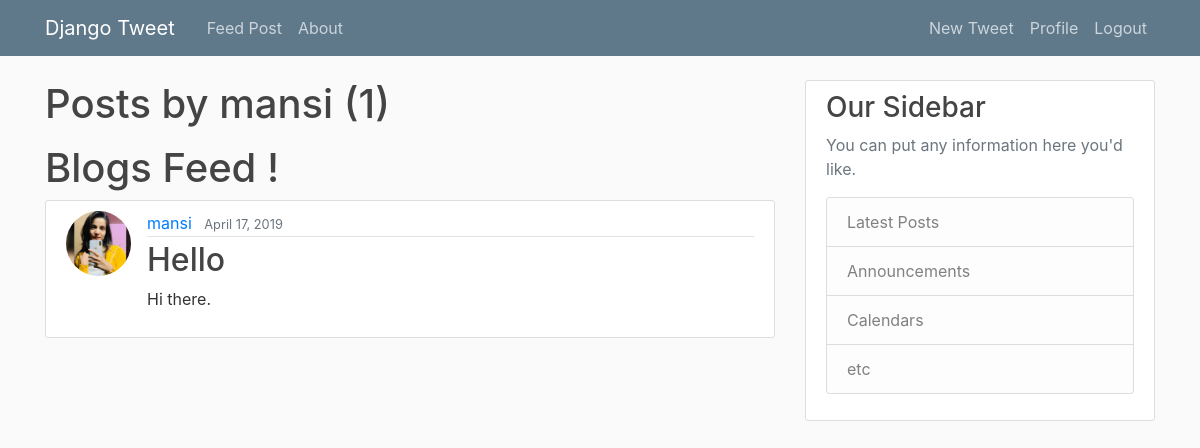
Page /user/mansi (signed in) on the committed database.
### blog/models.py (models this page shows, shortened)
class Post(models.Model):
	title = models.CharField(max_length=100)
	content = models.TextField()
	date_posted = models.DateTimeField(default=timezone.now)   #@ timezone.now() is function which we are not using here
	author = models.ForeignKey(User, on_delete=models.CASCADE)

### users/models.py (models this page shows, shortened)
class Profile(models.Model):
	user = models.OneToOneField(User, on_delete=models.CASCADE)
	bio = models.CharField(max_length=199, blank=True)
	location = models.CharField(max_length=99, blank=True)
	image = models.ImageField(default='profile.jpg', upload_to='profile_pics')

### blog/views.py (the view)
# urls.py: path('user/<str:username>', UserPostListView.as_view(), name="user-posts"),
class UserPostListView(LoginRequiredMixin, ListView):
	model = Post  # what model to query to create List
	template_name = 'blog/user_post.html'
	context_object_name = 'posts'   	# By default is posts
	ordering = ['-date_posted']
	paginate_by = 4
	def get_queryset(self):
		user = get_object_or_404(User, username=self.kwargs.get('username'))
		return Post.objects.filter(author=user).order_by('-date_posted')

### blog/templates/blog/user_post.html (shortened to what this page needs)
{% extends 'blog/base.html' %}
{% block content %}
	<h1 class="mb-3">Posts by {{ view.kwargs.username }} ({{ page_obj.paginator.count }})</h1>
	<h1>Blogs Feed !</h1>
	{% for post in posts %}
		<article class="media content-section">
			<img class="rounded-circle article-img" src="{{ post.author.profile.image.url }}">
			  <div class="media-body">
			    <div class="article-metadata">
			      <a class="mr-2" href="{% url 'user-posts' post.author.username %}">{{ post.author }}</a>
			      <small class="text-muted">{{ post.date_posted | date:"F d, Y"}}</small>
			    </div>
			    <h2><a class="article-title" href="{% url 'post-detail' post.id %}">{{ post.title }}</a></h2>
			    <p class="article-content">{{ post.content }}</p>
			  </div>
		</article>
	{% endfor %}
{% endblock content %}

### blog/static/blog/main.css (style rules this page uses)
body { background: #fafafa; color: #333333; margin-top: 5rem; }
h1, h2, h3, h4, h5, h6 { color: #444444; }
.content-section { background: #ffffff; padding: 10px 20px; border: 1px solid #dddddd; border-radius: 3px; margin-bottom: 20px; }
.article-title { color: #444444; }
.article-content { white-space: pre-line; }
.article-img { height: 65px; width: 65px; margin-right: 16px; }
.article-metadata { padding-bottom: 1px; margin-bottom: 4px; border-bottom: 1px solid #e3e3e3 }

### rows in the picture
Post: author.profile.image (picture), author "mansi", date_posted "April 17, 2019", title "Hello", content "Hi there."

### other values in the picture
{{ view.kwargs.username }} "mansi"
{{ page_obj.paginator.count }} "1"
